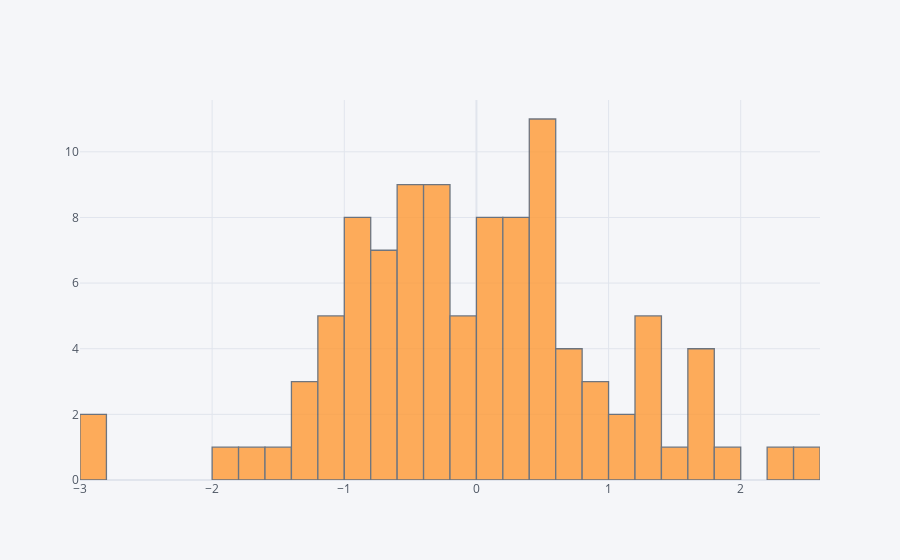

The code cell stored with this chart in its notebook:
### Code cell
df["A"].iplot(kind="hist",bins=50)

### Figure 1 — Plotly figure (JSON) as saved in the notebook; plotly's stock layout.template omitted (floating-point values rounded to 4 significant figures)
{"data": [{"histfunc": "count", "histnorm": "", "marker": {"color": "rgba(255, 153, 51, 1.0)", "line": {"color": "#4D5663", "width": 1.3}}, "name": "A", "nbinsx": 50, "opacity": 0.8, "orientation": "v", "type": "histogram", "x": [-0.6916, -0.8873, 0.7351, 0.01875, -1.382, 1.628, 0.4874, 0.7184, -1.928, -0.8999, -1.78, 0.9009, 0.203, 1.806, -0.2914, -1.003, -0.78, -1.012, 1.669, -1.04, 0.06872, -0.8842, 1.225, 0.4631, 0.7409, -0.5813, -0.9384, 2.214, -0.4236, -0.4205, 0.4525, -0.2849, 0.2008, -1.18, -1.217, 1.313, 0.07424, 1.343, -2.86, -0.2981, 1.703, 0.4039, -0.4531, 0.5166, 2.506, -0.2265, -0.4114, 0.3845, 0.7769, 0.392, -1.248, 0.5757, -0.9587, 0.07349, 0.4106, 0.3869, -0.06809, -0.3096, -0.1086, 1.145, -1.116, -0.8073, -0.82, 0.2407, -0.4272, 1.772, -0.1528, 0.1534, -0.7943, -1.405, 0.8583, -0.7422, -0.9836, 1.008, -2.813, -0.7668, 1.495, -0.1762, 0.3935, 0.8172, 0.513, -0.6357, 0.1322, 1.237, 0.3635, -0.226, -0.6664, 1.37, 0.5798, -0.5921, -0.4007, 0.06042, 0.1996, -0.2386, -0.4538, -0.02987, -0.286, 0.414, 0.5258, -0.3697]}], "layout": {"barmode": "overlay", "legend": {"bgcolor": "#F5F6F9", "font": {"color": "#4D5663"}}, "paper_bgcolor": "#F5F6F9", "plot_bgcolor": "#F5F6F9", "title": {"font": {"color": "#4D5663"}}, "xaxis": {"gridcolor": "#E1E5ED", "showgrid": true, "tickfont": {"color": "#4D5663"}, "title": {"font": {"color": "#4D5663"}, "text": ""}, "zerolinecolor": "#E1E5ED"}, "yaxis": {"gridcolor": "#E1E5ED", "showgrid": true, "tickfont": {"color": "#4D5663"}, "title": {"font": {"color": "#4D5663"}, "text": ""}, "zerolinecolor": "#E1E5ED"}}}
